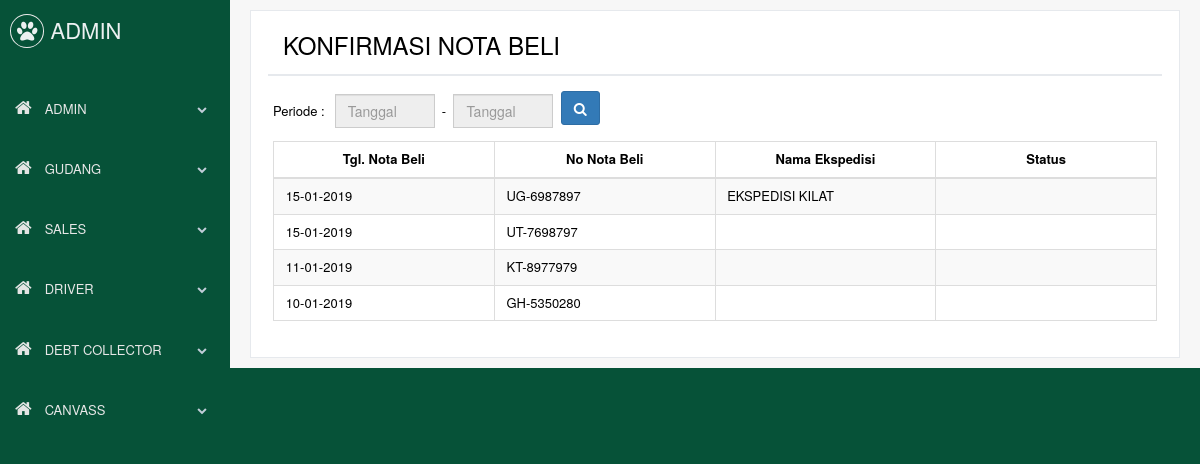
The app's page /mobile/index.php (signed in) with its own data.
### tables this page shows
CREATE TABLE `beli` (
  `id_beli` int(11) NOT NULL,
  `no_nota_beli` varchar(15) NOT NULL,
  `tanggal` date NOT NULL,
  `id_supplier` int(11) NOT NULL,
  `id_ekspedisi` int(11) DEFAULT NULL,
  `id_karyawan` int(11) DEFAULT NULL,
  `berat_ekspedisi` int(11) DEFAULT NULL,
  `volume_ekspedisi` int(11) DEFAULT NULL,
  `tarif_ekspedisi` int(11) DEFAULT NULL,
  `keterangan` varchar(100) DEFAULT NULL,
  `status_konfirm` tinyint(1) NOT NULL,
  `diskon_all_persen` double DEFAULT NULL,
  `ppn_all_persen` double DEFAULT NULL
);

CREATE TABLE `ekspedisi` (
  `id_ekspedisi` int(11) NOT NULL,
  `nama_ekspedisi` varchar(50) NOT NULL,
  `telepon` varchar(20) NOT NULL,
  `kontakperson` varchar(50) DEFAULT NULL,
  `telepon_kontak` varchar(20) DEFAULT NULL,
  `status` tinyint(1) NOT NULL
);

### mobile/assets/page/gudang/konfirm_beli.php (the view, shortened to what this page needs)
<div class="right_col loading" role="main">
	<div class="">
		<div class="row">
			<div class="col-md-12 col-sm-12 col-xs-12">
				<div class="x_panel">
					<div class="x_title">
						<div class="col-md-6">
							<h3>KONFIRMASI NOTA BELI</h3>
						</div>
						<div class="clearfix"></div>
					</div>
					<div class="x_content">
					<div style="margin-bottom:50px">
							<table align="left">
								<tr>
									<td style="padding-right:10px">Periode :</td>
									<td><input class="form-control" style="width:100px" id="tgl_dari" type="text" value="" placeholder="Tanggal" readonly></td>
									<td>&nbsp; - &nbsp;</td>
									<td><input class="form-control" style="width:100px" id="tgl_sampai" type="text" value="" placeholder="Tanggal" readonly></td>
									<td>&nbsp;&nbsp;</td>
									<td><a class="btn btn-primary" id="btn_dari_sampai" onClick="submit();"><i class="fa fa-search"></i></a></td>
								</tr>
							</table>
					</div>
				<table id="table1" class="table table-bordered table-striped" style="table-layout:fixed">
				<thead>
					<tr>
						<th>Tgl. Nota Beli</th>
						<th>No Nota Beli</th>
						<th>Nama Ekspedisi</th>
						<th>Status</th>
					</tr>
				</thead>
				<tbody>
				<?php
if (isset($_GET['dari'])){
	$dari=date("Y-m-d", strtotime($_GET['dari']));
	$sampai=date("Y-m-d", strtotime($_GET['sampai']));
	$val="(tanggal BETWEEN '$dari' AND '$sampai') ORDER BY id_beli DESC";
} else {
	$val="MONTH(tanggal)=MONTH(CURRENT_DATE()) AND YEAR(tanggal)=YEAR(CURRENT_DATE()) ORDER BY id_beli DESC";
}
$sql=mysqli_query($con, "SELECT
    beli.id_beli
    , beli.no_nota_beli
    , beli.tanggal
	, beli.status_konfirm
	, ekspedisi.nama_ekspedisi
FROM
    beli
	LEFT JOIN ekspedisi
        ON (beli.id_ekspedisi = ekspedisi.id_ekspedisi)
WHERE $val");
while($row=mysqli_fetch_array($sql)){
if ($row['status_konfirm']==0){
	$status="";
} else if ($row['status_konfirm']==1){
	$status="SELESAI"; $warna='1E824C';
} else if ($row['status_konfirm']==2){
	$status="MENUNGGU"; $warna='337AB7';
}
	echo '			<tr>
						<td><a href="?page=gudang&mode=konfirm_beli_2&id=' .$row['id_beli']. '"><div style="min-width:70px">&nbsp;' .date("d-m-Y",strtotime($row['tanggal'])). '</div></a></td>
						<td><a href="?page=gudang&mode=konfirm_beli_2&id=' .$row['id_beli']. '"><div style="min-width:70px">&nbsp;' .$row['no_nota_beli']. '</div></a></td>
						<td><a href="?page=gudang&mode=konfirm_beli_2&id=' .$row['id_beli']. '"><div style="min-width:70px">&nbsp;' .$row['nama_ekspedisi']. '</div></a></td>';
	if ($status==""){
		echo '			<td><a href="?page=gudang&mode=konfirm_beli_2&id=' .$row['id_beli']. '"><div style="min-width:70px">&nbsp;</div></a></td>';
	} else {
		echo '			<td><a href="?page=gudang&mode=konfirm_beli_2&id=' .$row['id_beli']. '" class="badge btn-xs bg-xs" style="background-color: #' .$warna. '"><div style="min-width:70px">&nbsp;' .$status. '</div></a></td>';
	}
	echo '				</tr>';
}
?>
				</tbody>
			</table>
			</div>
			</div>
			</div>
			</div>
		</div>
	</div>
</div>

### mobile/css/shop.css (style rules this page uses)
a { color: #000000; }
.form-control[disabled], .form-control[readonly], fieldset[disabled] .form-control { color: #000; }
input[readonly].form-control { color: #000; }
thead, th { text-align: center; }

### records on screen
beli: tanggal "15-01-2019", no_nota_beli "UG-6987897", id_ekspedisi.nama_ekspedisi "EKSPEDISI KILAT"
beli: tanggal "15-01-2019", no_nota_beli "UT-7698797"
beli: tanggal "11-01-2019", no_nota_beli "KT-8977979"
beli: tanggal "10-01-2019", no_nota_beli "GH-5350280"
